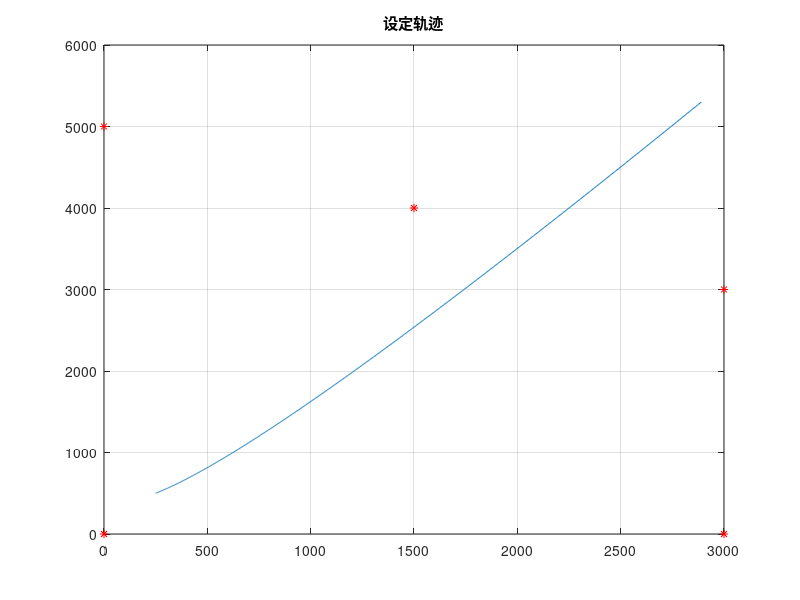
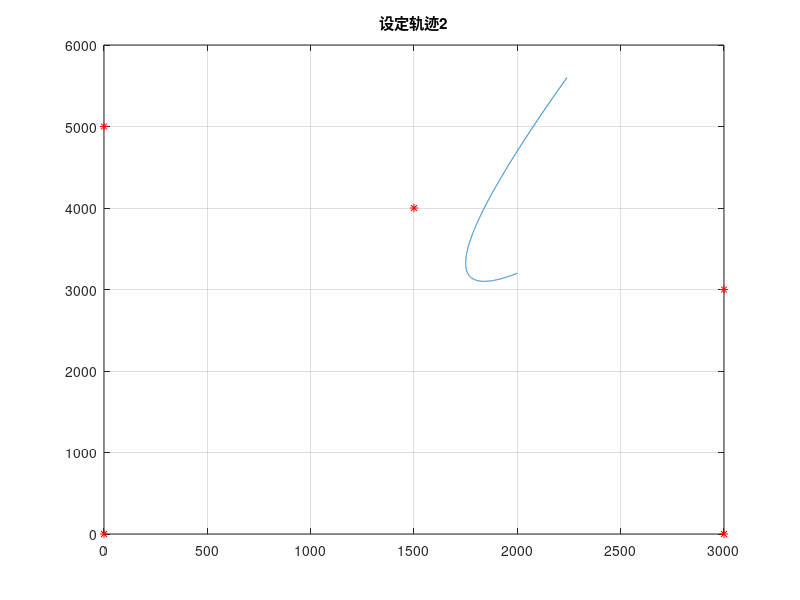
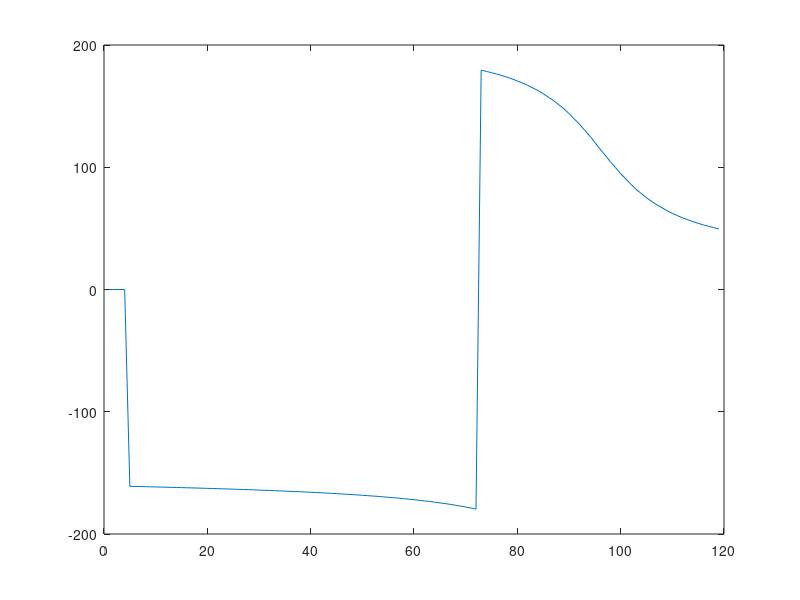
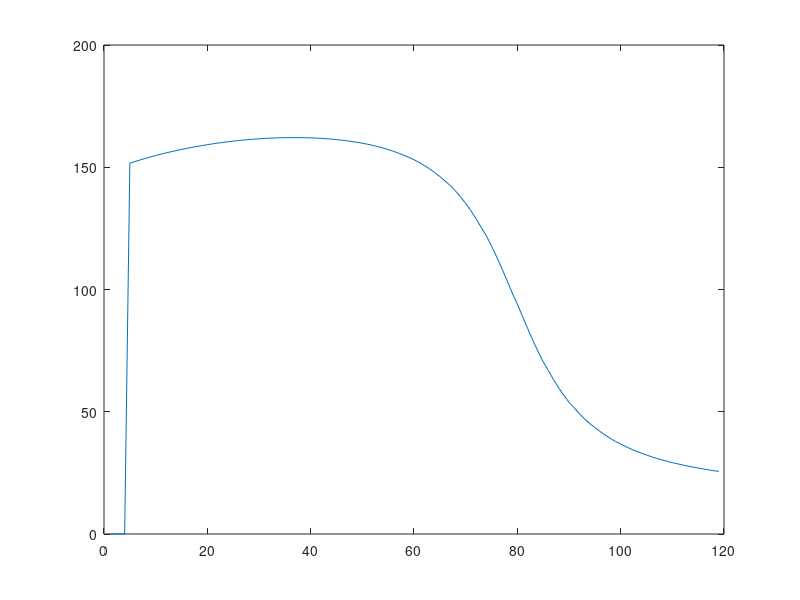

Reproduce these figures in MATLAB, in order. (Note: this script raises an error after producing the figures.)
%% 浮标上传的数据结构  参数级
% 平台号、周期、平台经纬度、有效目标数、目标1到目标4
% 目标1的结构体
% 方位、幅度、10个线谱频率和幅度、3个连续谱的幅度和频率、demon谱特征：桨叶数基频

%% 非uint8格式

%% 产生目标1的轨迹
clear
close all
clc

% 轨迹设置
[x0, y0] = deal(250, 500);
v = 10;
a1 = 0.1;
a2 = 0.5;
ta = 0;
tb = 120;
dt = 0.1;
t = ta : dt : tb;
XX1 = x0+ a1.* t.* t + v.* t;
YY1 = y0 + 0.5 * a2.* t.*t + v.*t;
figure
plot(XX1, YY1);
title("设定轨迹");grid on; hold on;

[x1, y1,x2,y2, x3,y3,x4,y4,x5,y5] = deal(0,0,3000, 0, 3000, 3000, 0, 5000, 1500, 4000);

arrX = [x1,x2,x3,x4,x5];
arrY = [y1, y2, y3, y4, y5];
plot(arrX, arrY, 'r*');
hold on;


%% 产生目标2 的轨迹

% 轨迹设置
[x0, y0] = deal(2000, 3200);
v = -10;
a1 = 0.1;
a2 = 0.5;
ta = 0;
tb = 120;
dt = 0.1;
t = ta : dt : tb;
XX2 = x0+ a1.* t.* t + v.* t;
YY2 = y0 + 0.5 * a2.* t.*t + v.*t;
figure
plot(XX2, YY2);
title("设定轨迹2");grid on; hold on;

[x1, y1,x2,y2, x3,y3,x4,y4,x5,y5] = deal(0,0,3000, 0, 3000, 3000, 0, 5000, 1500, 4000);

arrX = [x1,x2,x3,x4,x5];
arrY = [y1, y2, y3, y4, y5];
plot(arrX, arrY, 'r*');
hold on;

%% 求出目标1到各个平台的角度
theta1 = [atan2(XX1, YY1);
    atan2((XX1-x2),(YY1-y2));
    atan2((XX1-x3),(YY1-y3));
    atan2((XX1-x4),(YY1-y4));
    atan2((XX1-x5),(YY1-y5))];%和Y正的夹角 顺时针 弧度值
%% 求出目标2到各个平台的角度
theta2 = [atan2(XX2, YY2);
    atan2((XX2-x2),(YY2-y2));
    atan2((XX2-x3),(YY2-y3));
    atan2((XX2-x4),(YY2-y4));
    atan2((XX2-x5),(YY2-y5))];%和Y正的夹角 顺时针 弧度值

%% 导出计算的方位角


%% 加入目标1 的传播时延
c = 1500;
T = 1;%每1秒获得一次方位信息
% 节点1
for i = 1 : 5
    t1(i,:) = sqrt((XX1 - arrX(i)).^2+(YY1 - arrY(i)).^2)./c + t;
end

%% 加入目标2 的传播时延
c = 1500;
T = 1;%每1秒获得一次方位信息
% 节点1
for i = 1 : 5
    t2(i,:) = sqrt((XX2 - arrX(i)).^2+(YY2 - arrY(i)).^2)./c + t;
end

%% 两个目标一起考虑到达各个观测节点的时间
themin = [min(t1(1,:)),min(t1(2,:)),min(t1(3,:)),min(t1(4,:)),min(t1(5,:)), min(t2(1,:)), min(t2(2,:)), min(t2(3,:)), min(t2(4,:)), min(t2(5,:))];
themax = [max(t1(1,:)),max(t1(2,:)),max(t1(3,:)),max(t1(4,:)),max(t1(5,:)), max(t2(1,:)), max(t2(2,:)), max(t2(3,:)), max(t2(4,:)), max(t2(5,:))];
tt = max(themin) : T : min(themax);

for i = 1 : 5 
    [~, loc1(i,:)] = min(abs(t1(i,:)' - tt));
    [~, loc2(i,:)] = min(abs(t2(i,:)' - tt));
end


for ii = i:length(loc1)
    for jj = 1 : 5
        newtheta1(jj, ii) = theta1(i, loc1(jj,ii));
        newtheta2(jj, ii) = theta2(i, loc2(jj,ii));
    end
end

nnntheta1 = newtheta1(1, :) ./pi * 180;
figure;
plot(nnntheta1);
figure;
nnntheta2 = newtheta2(2,:) ./ pi *180;
plot(nnntheta2);


%% 各浮标的经纬度位置
lon = [120,120.031,120.032, 120.001,120.017];
lat = [30.0, 29.9993,30.0263,30.045,30.0357];


%% 5个浮标

time = length(loc1(1,:));
for index = 1 : 5
    for fram = 1 : time
        
%         pause(1)
%         TIME = datetime("now");
        tempValue.NodeIndex = index;%节点编号
        tempValue.sendTime = fram;%发送时刻
        tempValue.NodeLongHead = lon(index);%经度
        tempValue.NodeLatHead = lat(index);%纬度
        tempValue.ValidNum = 2;% 有效目标数

        %% 目标1 方位 幅度 10个线谱 3个连续谱 1个demon谱
        tempValue.node(1).orientation = newtheta1(index, fram);
        tempValue.node(1).amplitude_V = 100;

        % 10个线谱
        for a = 1 : 10
            tempValue.node(1).line(a).fre = 10 * a;
            tempValue.node(1).line(a).ampdB = 20 * a;
        end

        % 3个连续谱
        for aa = 1 : 3
            tempValue.node(1).Conti(aa).fre = 50 * aa;
            tempValue.node(1).Conti(aa).ampdB = 15 * aa;
        end

        % 1个demon谱
       
        tempValue.node(1).demon.BladeNum = 5;
        tempValue.node(1).demon.baseFre = 110;
        
        %% 目标2 方位 幅度 10个线谱 3个连续谱 1个demon谱
        tempValue.node(2).orientation = newtheta2(index, fram);
        tempValue.node(2).amplitude_V = 100;

        % 10个线谱
        for a = 1 : 10
            tempValue.node(2).line(a).fre = 10 * a;
            tempValue.node(2).line(a).ampdB = 20 * a;
        end

        % 3个连续谱
        for aa = 1 : 3
            tempValue.node(2).Conti(aa).fre = 20 * aa;
            tempValue.node(2).Conti(aa).ampdB = 15 * aa;
        end

        % 1个demon谱
       
        tempValue.node(2).demon.BladeNum = 5;
        tempValue.node(2).demon.baseFre = 110;

        %% 目标3 - 5 不存在，都设为0 方位 幅度 10个线谱 3个连续谱 1个demon谱
        for iii = 3 : 5
            tempValue.node(iii).orientation = 0;
            tempValue.node(iii).amplitude_V = 0;
    
            % 10个线谱
            for a = 1 : 10
                tempValue.node(iii).line(a).fre = 0;
                tempValue.node(iii).line(a).ampdB = 0;
            end
    
            % 3个连续谱
            for aa = 1 : 3
                tempValue.node(iii).Conti(aa).fre = 0;
                tempValue.node(iii).Conti(aa).ampdB = 0;
            end
    
            % 1个demon谱
           
            tempValue.node(iii).demon.BladeNum = 0;
            tempValue.node(iii).demon.baseFre = 0;
        end

        %%  转成数组
        temp(fram,:,:) = [tempValue.NodeIndex,tempValue.sendTime,tempValue.NodeLongHead,...
            tempValue.NodeLatHead,tempValue.ValidNum;...
            tempValue.node(1).orientation,tempValue.node(1).amplitude_V,...
            tempValue.node(1).line(1).fre,tempValue.node(1).line(1).ampdB,...
            tempValue.node(1).line(2).fre,tempValue.node(1).line(2).ampdB,...
            tempValue.node(1).line(3).fre,tempValue.node(1).line(3).ampdB,...
            tempValue.node(1).line(4).fre,tempValue.node(1).line(4).ampdB,...
            tempValue.node(1).line(5).fre,tempValue.node(1).line(5).ampdB,...
            tempValue.node(1).line(6).fre,tempValue.node(1).line(6).ampdB,...
            tempValue.node(1).line(7).fre,tempValue.node(1).line(7).ampdB,...
            tempValue.node(1).line(8).fre,tempValue.node(1).line(8).ampdB,...
            tempValue.node(1).line(9).fre,tempValue.node(1).line(9).ampdB,...
            tempValue.node(1).line(10).fre,tempValue.node(1).line(10).ampdB,...
            tempValue.node(1).Conti(1).fre,tempValue.node(1).Conti(1).ampdB,...
            tempValue.node(1).Conti(2).fre,tempValue.node(1).Conti(2).ampdB,...
            tempValue.node(1).Conti(3).fre,tempValue.node(1).Conti(3).ampdB,...
            tempValue.node(1).demon.BladeNum,tempValue.node(1).demon.baseFre;...
            tempValue.node(2).line(1).fre,tempValue.node(2).line(1).ampdB,...
            tempValue.node(2).line(2).fre,tempValue.node(2).line(2).ampdB,...
            tempValue.node(2).line(3).fre,tempValue.node(2).line(3).ampdB,...
            tempValue.node(2).line(4).fre,tempValue.node(2).line(4).ampdB,...
            tempValue.node(2).line(5).fre,tempValue.node(2).line(5).ampdB,...
            tempValue.node(2).line(6).fre,tempValue.node(2).line(6).ampdB,...
            tempValue.node(2).line(7).fre,tempValue.node(2).line(7).ampdB,...
            tempValue.node(2).line(8).fre,tempValue.node(2).line(8).ampdB,...
            tempValue.node(2).line(9).fre,tempValue.node(2).line(9).ampdB,...
            tempValue.node(2).line(10).fre,tempValue.node(2).line(10).ampdB,...
            tempValue.node(2).Conti(1).fre,tempValue.node(2).Conti(1).ampdB,...
            tempValue.node(2).Conti(2).fre,tempValue.node(2).Conti(2).ampdB,...
            tempValue.node(2).Conti(3).fre,tempValue.node(2).Conti(3).ampdB,...
            tempValue.node(2).demon.BladeNum,tempValue.node(2).demon.baseFre;...
            tempValue.node(3).line(1).fre,tempValue.node(3).line(1).ampdB,...
            tempValue.node(3).line(2).fre,tempValue.node(3).line(2).ampdB,...
            tempValue.node(3).line(3).fre,tempValue.node(3).line(3).ampdB,...
            tempValue.node(3).line(4).fre,tempValue.node(3).line(4).ampdB,...
            tempValue.node(3).line(5).fre,tempValue.node(3).line(5).ampdB,...
            tempValue.node(3).line(6).fre,tempValue.node(3).line(6).ampdB,...
            tempValue.node(3).line(7).fre,tempValue.node(3).line(7).ampdB,...
            tempValue.node(3).line(8).fre,tempValue.node(3).line(8).ampdB,...
            tempValue.node(3).line(9).fre,tempValue.node(3).line(9).ampdB,...
            tempValue.node(3).line(10).fre,tempValue.node(3).line(10).ampdB,...
            tempValue.node(3).Conti(1).fre,tempValue.node(3).Conti(1).ampdB,...
            tempValue.node(3).Conti(2).fre,tempValue.node(3).Conti(2).ampdB,...
            tempValue.node(3).Conti(3).fre,tempValue.node(3).Conti(3).ampdB,...
            tempValue.node(3).demon.BladeNum,tempValue.node(3).demon.baseFre;...
            tempValue.node(4).line(1).fre,tempValue.node(4).line(1).ampdB,...
            tempValue.node(4).line(2).fre,tempValue.node(4).line(2).ampdB,...
            tempValue.node(4).line(3).fre,tempValue.node(4).line(3).ampdB,...
            tempValue.node(4).line(4).fre,tempValue.node(4).line(4).ampdB,...
            tempValue.node(4).line(5).fre,tempValue.node(4).line(5).ampdB,...
            tempValue.node(4).line(6).fre,tempValue.node(4).line(6).ampdB,...
            tempValue.node(4).line(7).fre,tempValue.node(4).line(7).ampdB,...
            tempValue.node(4).line(8).fre,tempValue.node(4).line(8).ampdB,...
            tempValue.node(4).line(9).fre,tempValue.node(4).line(9).ampdB,...
            tempValue.node(4).line(10).fre,tempValue.node(4).line(10).ampdB,...
            tempValue.node(4).Conti(1).fre,tempValue.node(4).Conti(1).ampdB,...
            tempValue.node(4).Conti(2).fre,tempValue.node(4).Conti(2).ampdB,...
            tempValue.node(4).Conti(3).fre,tempValue.node(4).Conti(3).ampdB,...
            tempValue.node(4).demon.BladeNum,tempValue.node(4).demon.baseFre;...
            tempValue.node(5).line(1).fre,tempValue.node(5).line(1).ampdB,...
            tempValue.node(5).line(2).fre,tempValue.node(5).line(2).ampdB,...
            tempValue.node(5).line(3).fre,tempValue.node(5).line(3).ampdB,...
            tempValue.node(5).line(4).fre,tempValue.node(5).line(4).ampdB,...
            tempValue.node(5).line(5).fre,tempValue.node(5).line(5).ampdB,...
            tempValue.node(5).line(6).fre,tempValue.node(5).line(6).ampdB,...
            tempValue.node(5).line(7).fre,tempValue.node(5).line(7).ampdB,...
            tempValue.node(5).line(8).fre,tempValue.node(5).line(8).ampdB,...
            tempValue.node(5).line(9).fre,tempValue.node(5).line(9).ampdB,...
            tempValue.node(5).line(10).fre,tempValue.node(5).line(10).ampdB,...
            tempValue.node(5).Conti(1).fre,tempValue.node(5).Conti(1).ampdB,...
            tempValue.node(5).Conti(2).fre,tempValue.node(5).Conti(2).ampdB,...
            tempValue.node(5).Conti(3).fre,tempValue.node(5).Conti(3).ampdB,...
            tempValue.node(5).demon.BladeNum,tempValue.node(5).demon.baseFre];
        % 存到每个文件中吧
%         if (fram == 1) 
%             save(['platform',num2str(index),'.mat'], 'temp');% 新建mat文件
%         end
%         if (fram ~= 1)
%             save(['platform',num2str(index),'.mat'], 'temp','-append');% 追加到mat文件中
%         end
    end
    save(['platform',num2str(index),'.mat'], 'temp');% 新建mat文件
end













